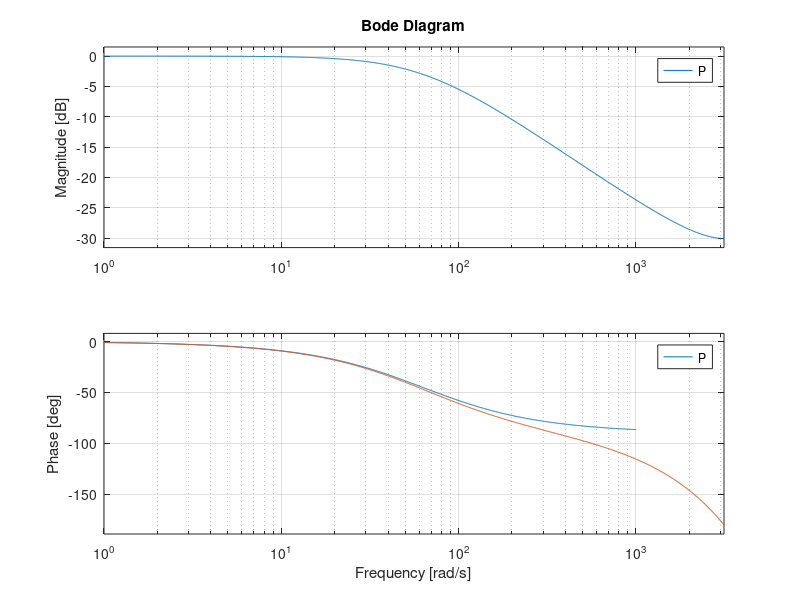

Write MATLAB code to recreate this figure.
s=tf('s');
Fc=10;
Ts=0.001;
G=2*pi*Fc/(s+2*pi*Fc);
P=c2d(G,Ts);

p_s=-2*pi*Fc;
p_z=exp(p_s*Ts);


figure;
bode(G)
hold on;
bode(P)

